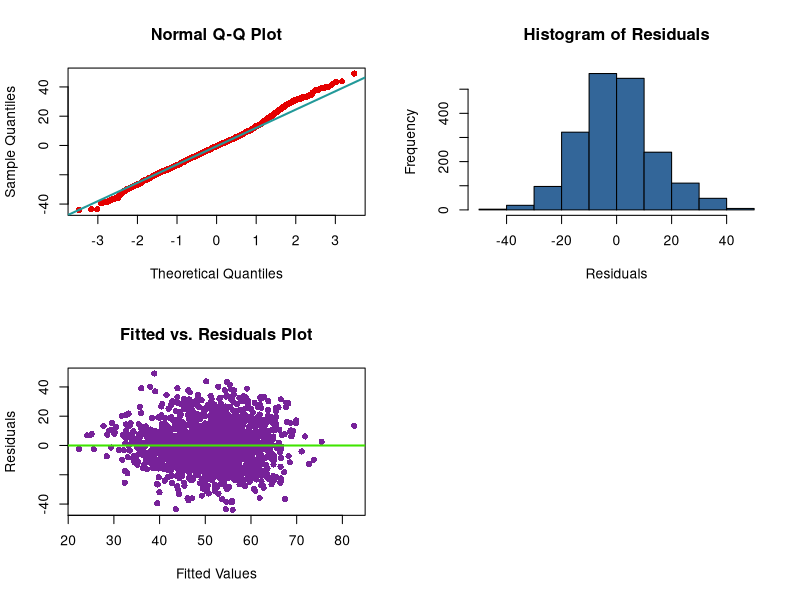
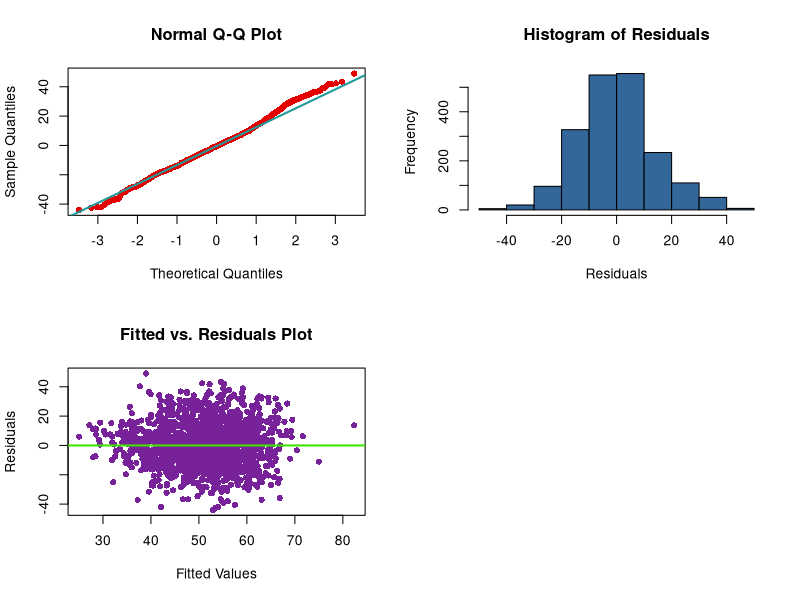
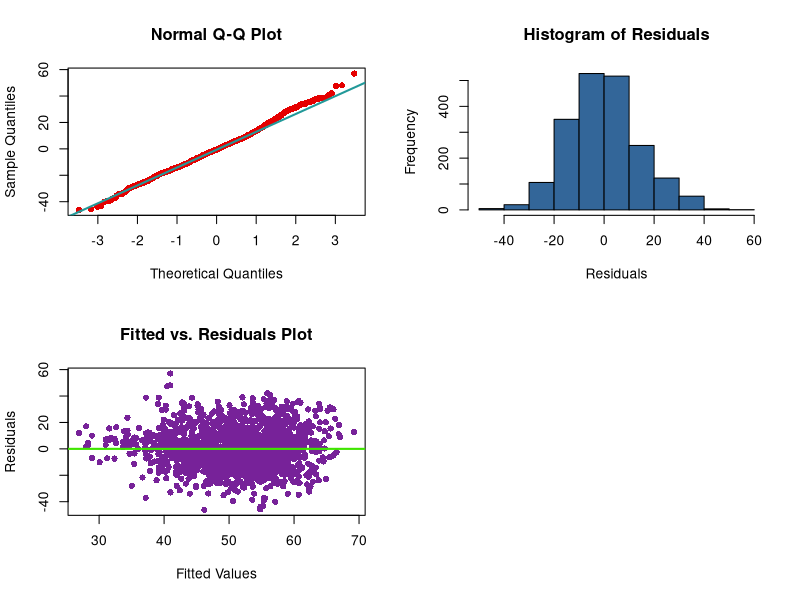
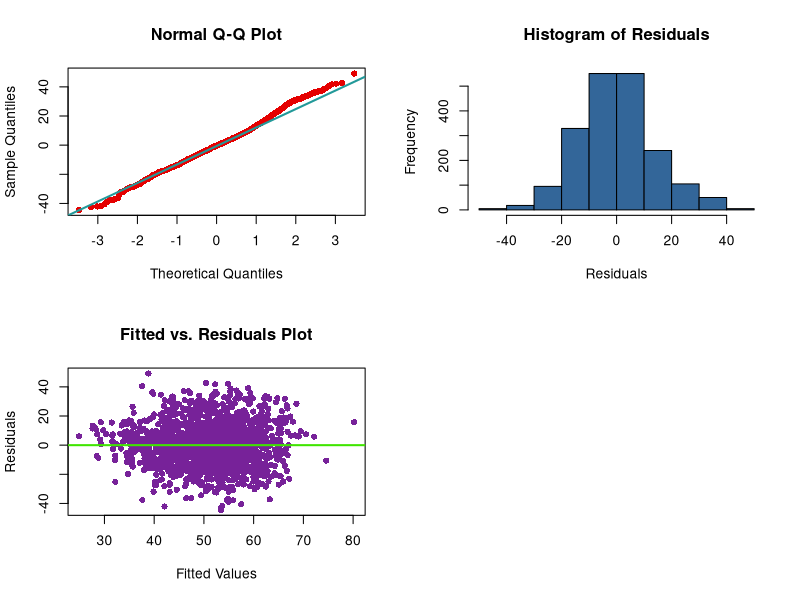
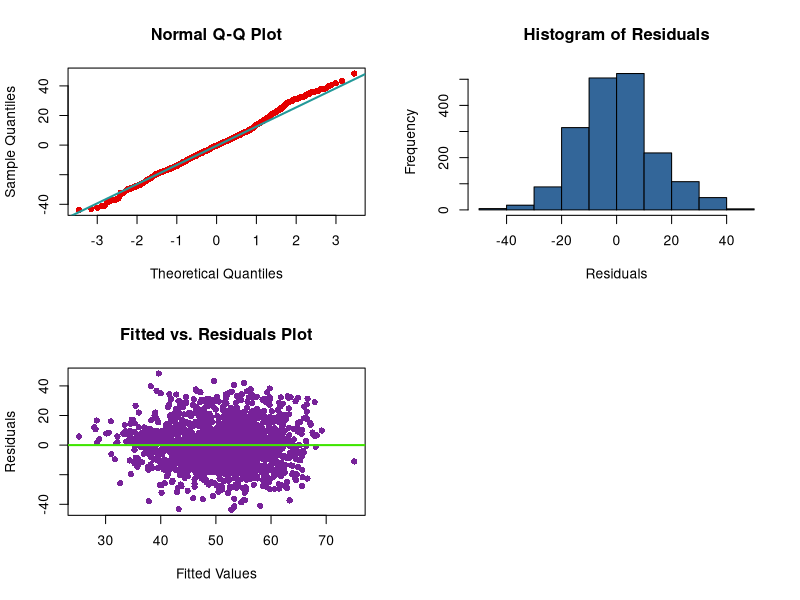
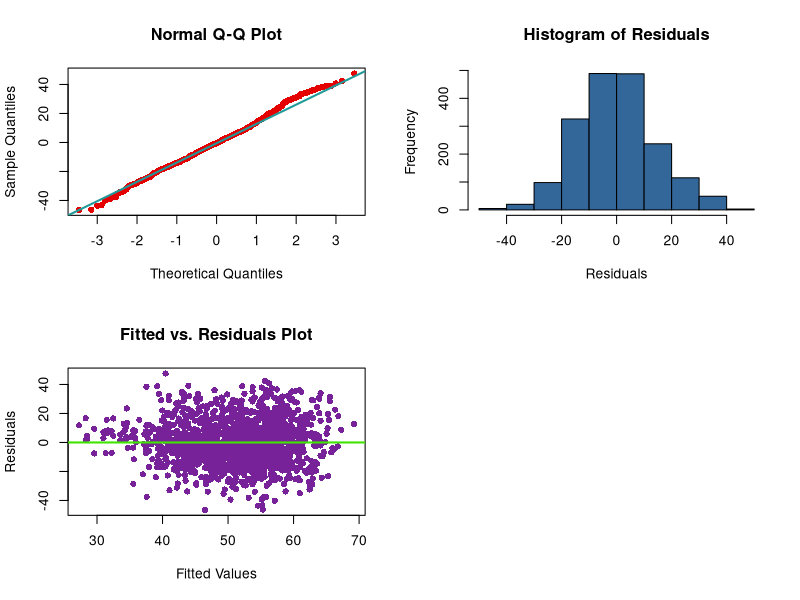
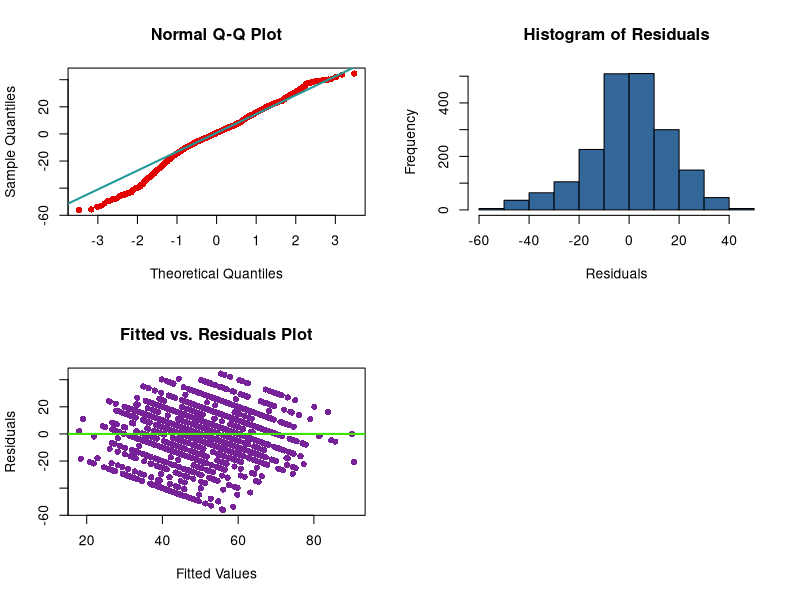
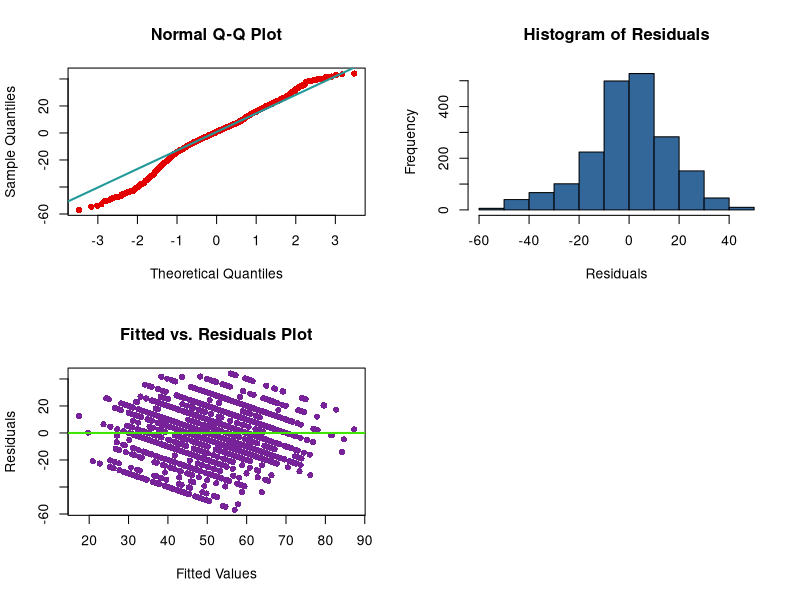

Write R code to recreate these figures, in order.
## ---- chunk 1
knitr::opts_chunk$set(echo = TRUE)
library(lmtest)
purple = '#772299'; green = '#3FE500'; red = '#E50000'; lightblue = '#229999'; blue = '#336699'
## ---- chunk 2
knee = read.csv('knees.csv')
knee$Surgeon = as.factor(knee$Surgeon)
knee$Year = as.factor(knee$Year)
## ---- chunk 3
#Function to plot various plots as QQPlot, Fitted vs Residual Plot.
plots = function(model) {
  par(mfcol=c(2,2))
  qqnorm(resid(model), col = red, pch = 16)
  qqline(resid(model), col = lightblue, lwd = 2)
  plot(fitted(model), resid(model), xlab = 'Fitted Values', ylab = 'Residuals', main = 'Fitted vs. Residuals Plot', col = purple, pch = 16)
  abline(h = 0, col = green, lwd = 2)
  hist(resid(model), col = blue, main = 'Histogram of Residuals', xlab = 'Residuals')
}

#Function to calculate various statistics which we use to evaluate the model
evaluate = function(model){
  # Run each of the tests
  lambda = 1.000001 # this is a hack so the function will return a CrossValidation score - HatValues of 1.0 are causing a division by zero error.
  shapiroTest = shapiro.test(resid(model))
  bpTest = bptest(model)
  rSquared = summary(model)$r.squared
  adjRSquared = summary(model)$adj.r.squared
  loocv = sqrt(mean((resid(model) / (lambda - hatvalues(model))) ^ 2))
  large_hat = sum(hatvalues(model) > 2 * mean(hatvalues(model)))
  large_resid = sum(rstandard(model)[abs(rstandard(model)) > 2]) / (length(rstandard(model) + lambda))
  
  
  # Collect tests in dataframe
  values = data.frame(Result = c(prettyNum(shapiroTest$p.value), prettyNum(bpTest$p.value), prettyNum(rSquared), prettyNum(adjRSquared),prettyNum(loocv),               prettyNum(large_hat))) 
  rowNames = data.frame(Test = c('Shapiro Wilk pvalue', 'Breusch-Pagan pvalue', 'R Squared', 'Adj R Squared', 'Cross Validation', 'Large Hat Values'))

  summary_output = cbind(rowNames, values)
  show(summary_output)
  plots(model)
}
# find and remove all influential values and return the resulting dataframe
removeInfluential = function(model, data){
  large_lev_index = which(hatvalues(model) > 2 * mean(hatvalues(model)))
  cooks = which(cooks.distance(model) > 4 / length(cooks.distance(model)))
  rStandard = abs(rstandard(model))
  rStandardIndex = which(rStandard > 2)
  index_ = intersect(intersect(large_lev_index, cooks), rStandardIndex)
  newData = data[-index_ , ]
  return(newData)
}

# identify all influential data points
IdentifyInfluential = function(model, data){
  large_lev_index = which(hatvalues(model) > 2 * mean(hatvalues(model)))
  cooks = which(cooks.distance(model) > 4 / length(cooks.distance(model)))
  rStandard = abs(rstandard(model))
  rStandardIndex = which(rStandard > 2)
  index_ = intersect(intersect(large_lev_index, cooks), rStandardIndex)
  return(index_)
}

# find large hat values, subtract them from the dataframe and return the dataframe
removeLargeHatValues = function(model, data){
  largeHat = which(hatvalues(model) > 2 * mean(hatvalues(model)))
  newData = data[-largeHat, ]
  return(newData)
}
# calculate the prediction accuracy with a margin (i.e. if the margin is set to 2, then a predicted value of 35.5 will return true if the actual value is 33.5-37.5)
prediction_accuracy = function(model, data, margin) {
  upper = data + margin
  lower = data - margin
  prediction = predict(model, newdata = data)
  return(sum(prediction < upper & lower < prediction)) / length(prediction)
}

rmse  = function(actual, predicted) {  sqrt(mean((actual - predicted) ^ 2))}

## ---- chunk 4
surgeon_full_additive_model = lm(KneeScore_Surgeon ~ ., data = knee)
evaluate(surgeon_full_additive_model)
## ---- chunk 5
largeHat = which(hatvalues(surgeon_full_additive_model) > (2 * mean(hatvalues(surgeon_full_additive_model))))
unique(largeHat)
## ---- chunk 6
print(knee[689, ])
print(knee[1927, ])
## ---- chunk 7
surgeon_model_eight = lm(KneeScore_Surgeon ~ . - Diagnosis - Race - TibialInsertType - FemoralComponentModel - PatellaModel - TibialTrayModel - TibialTraySize - FemoralComponentType, data = knee)
evaluate(surgeon_model_eight)
## ---- chunk 8
anova(surgeon_model_eight, surgeon_full_additive_model)
## ---- chunk 9
n = length(resid(surgeon_full_additive_model))
surgeon_model_back_bic = step(surgeon_full_additive_model, direction = "backward", k = log(n), trace = 0)
evaluate(surgeon_model_back_bic)
anova(surgeon_model_back_bic, surgeon_full_additive_model)
## ---- chunk 10
options(warn=-1)
sample_idx = sample(1:nrow(knee), 1500)
train_data = knee[sample_idx, ]
test_data = knee[-sample_idx, ]


full_test = rmse(test_data$KneeScore_Surgeon, predict(surgeon_full_additive_model, test_data))
full_train = rmse(train_data$KneeScore_Surgeon, predict(surgeon_full_additive_model, train_data))

test_mod_8 = rmse(test_data$KneeScore_Surgeon, predict(surgeon_model_eight, test_data))
train_mod_8 = rmse(train_data$KneeScore_Surgeon, predict(surgeon_model_eight, train_data))

bic_test = rmse(test_data$KneeScore_Surgeon, predict(surgeon_model_back_bic, test_data))
bic_train = rmse(train_data$KneeScore_Surgeon, predict(surgeon_model_back_bic, train_data))
## ---- chunk 11
new_dataframe = removeInfluential(surgeon_model_eight, knee)
surgeon_model_nine = lm(KneeScore_Surgeon ~ . - Diagnosis - Race - TibialInsertType - FemoralComponentModel - PatellaModel - TibialTrayModel - TibialTraySize - FemoralComponentType, data = new_dataframe)
evaluate(surgeon_model_nine)
## ---- chunk 12
remove_hat_dataframe = removeLargeHatValues(surgeon_model_nine, new_dataframe)
surgeon_model_ten = lm(KneeScore_Surgeon ~ . - Diagnosis - Race - TibialInsertType - FemoralComponentModel - PatellaModel - TibialTrayModel - TibialTraySize - FemoralComponentType, data = remove_hat_dataframe)
evaluate(surgeon_model_ten)
## ---- chunk 13
n = length(resid(surgeon_model_ten))
surgeon_model_10_bic = step(surgeon_model_ten, direction = "backward", k = log(n), trace = 0)
evaluate(surgeon_model_10_bic)
## ---- chunk 14
sample_idx_two = sample(1:nrow(remove_hat_dataframe), 1300)
train_data_two = remove_hat_dataframe[sample_idx_two, ]
test_data_two = remove_hat_dataframe[-sample_idx_two, ]

test_mod_10 = rmse(test_data_two$KneeScore_Surgeon, predict(surgeon_model_ten, train_data_two))
train_mod_10 = rmse(train_data_two$KneeScore_Surgeon, predict(surgeon_model_ten, train_data_two))

test_10_bic = rmse(test_data_two$KneeScore_Surgeon, predict(surgeon_model_10_bic, train_data_two))
train_10_bic = rmse(train_data_two$KneeScore_Surgeon, predict(surgeon_model_10_bic, train_data_two))
## ---- chunk 15
pat_full_additive_model = lm(KneeScore_Patient ~ ., data = knee)
evaluate(pat_full_additive_model)
## ---- chunk 16
pat_model_eight = lm(KneeScore_Patient ~ . - Diagnosis - Race - TibialInsertType - FemoralComponentModel - PatellaModel - TibialTrayModel - TibialTraySize - FemoralComponentType, data = knee)
evaluate(pat_model_eight)
## ---- chunk 17
anova(pat_model_eight, pat_full_additive_model)
## ---- chunk 18
n = length(resid(pat_full_additive_model))
pat_model_back_bic = step(pat_full_additive_model, direction = "backward", k = log(n), trace = 0)
evaluate(pat_model_back_bic)
anova(pat_model_back_bic, pat_full_additive_model)
## ---- chunk 19
options(warn=-1)
sample_idx = sample(1:nrow(knee), 1500)
train_data = knee[sample_idx, ]
test_data = knee[-sample_idx, ]

rmse  = function(actual, predicted) {  sqrt(mean((actual - predicted) ^ 2))}

pat_full_test = rmse(test_data$KneeScore_Patient, predict(pat_full_additive_model, test_data))
pat_full_train = rmse(train_data$KneeScore_Patient, predict(pat_full_additive_model, train_data))

pat_test_mod_8 = rmse(test_data$KneeScore_Patient, predict(pat_model_eight, test_data))
pat_train_mod_8 = rmse(train_data$KneeScore_Patient, predict(pat_model_eight, train_data))

pat_bic_test = rmse(test_data$KneeScore_Patient, predict(pat_model_back_bic, test_data))
pat_bic_train = rmse(train_data$KneeScore_Patient, predict(pat_model_back_bic, train_data))
## ---- chunk 20
new_dataframe = removeInfluential(pat_model_eight, knee)
pat_model_nine = lm(KneeScore_Patient ~ . - Diagnosis - Race - TibialInsertType - FemoralComponentModel - PatellaModel - TibialTrayModel - TibialTraySize - FemoralComponentType, data = new_dataframe)
evaluate(pat_model_nine)
## ---- chunk 21
remove_hat_dataframe = removeLargeHatValues(pat_model_nine, new_dataframe)
pat_model_ten = lm(KneeScore_Patient ~ . - Diagnosis - Race - TibialInsertType - FemoralComponentModel - PatellaModel - TibialTrayModel - TibialTraySize - FemoralComponentType, data = remove_hat_dataframe)
evaluate(pat_model_ten)
## ---- chunk 22
n = length(resid(pat_model_ten))
pat_model_10_bic = step(pat_model_ten, direction = "backward", k = log(n), trace = 0)
evaluate(pat_model_10_bic)
## ---- chunk 23
sample_idx_two = sample(1:nrow(remove_hat_dataframe), 1300)
train_data_two = remove_hat_dataframe[sample_idx_two, ]
test_data_two = remove_hat_dataframe[-sample_idx_two, ]

test_mod_10 = rmse(test_data_two$KneeScore_Patient, predict(pat_model_ten, train_data_two))
train_mod_10 = rmse(train_data_two$KneeScore_Patient, predict(pat_model_ten, train_data_two))

test_10_bic = rmse(test_data_two$KneeScore_Patient, predict(pat_model_10_bic, train_data_two))
train_10_bic = rmse(train_data_two$KneeScore_Patient, predict(pat_model_10_bic, train_data_two))
